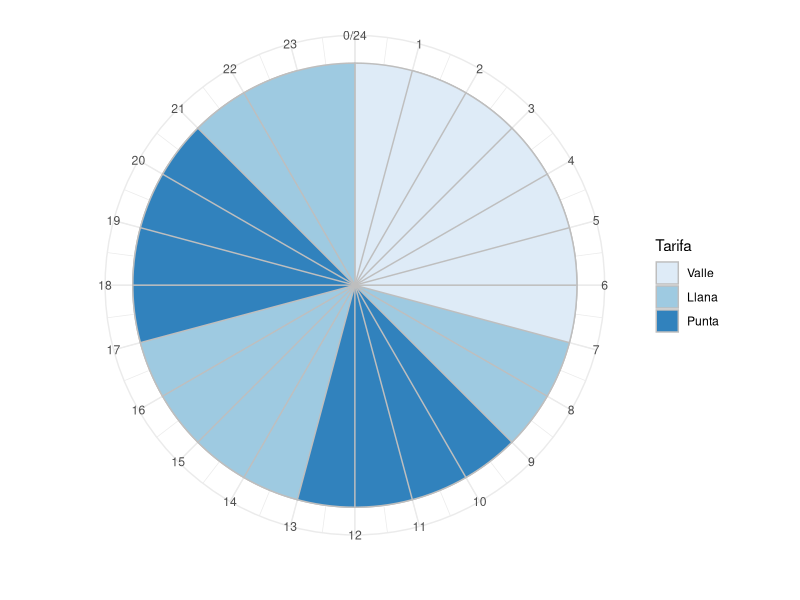

Recreate this plot in R.
# Second take
# Code from https://stackoverflow.com/questions/18648115/circular-time-plots-in-r-with-stacked-rose

horas <- read.csv("tramos2.csv",
                  header = TRUE)

# Reordering factor levels for a nicer plot legend
horas$Tarifa <- factor(horas$Tarifa, levels = c("Valle", "Llana", "Punta"))

library('ggplot2')

p <- ggplot(horas, aes(x = Hora, y = 1, fill = Tarifa)) +
  geom_bar(width = 2, colour = 'grey', stat = 'identity') +
  theme_minimal() +
  theme(axis.text.y = element_blank(),
        axis.title.y = element_blank()) +
  scale_fill_brewer() +
  coord_polar(start = 0) +
  scale_x_continuous("", limits = c(0,24), breaks = seq(0,24), labels = seq(0,24))

p
